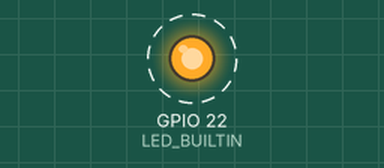
This sketch was run on a simulated ESP32. Parts: output pins drawn as LEDs (lit = HIGH). Dashed ring = blinking. Storage starts empty; what the sketch prints to the serial monitor is not drawn.

Above: at 1.5 s.
Timing chart, 0 to 5.7 s (numbered marks = the images above):
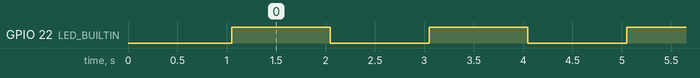

Measured:
- by itself, GPIO 22 (LED_BUILTIN): alternates HIGH for 1.0 s and LOW for 1.0 s

The sketch:

MySDCardTest.ino
```cpp
#include "mySD.h"
#define LED_BUILTIN 22
File root;

void setup()
{
  Serial.begin(115200);
  pinMode(LED_BUILTIN, OUTPUT);
  Serial.print("Initializing SD card...");
  /* initialize SD library with SPI pins */
 if (!SD.begin(13, 15, 2, 14)) {            //T1:13,15,2,14  T2: 23,5,19,18
    Serial.println("initialization failed!");
    return;
  }
  Serial.println("initialization done.");
  /* Begin at the root "/" */
  root = SD.open("/");
  if (root) {
    printDirectory(root, 0);
    root.close();
  } else {
    Serial.println("error opening test.txt");
  }
  /* open "test.txt" for writing */
  root = SD.open("test.txt", FILE_WRITE);
  /* if open succesfully -> root != NULL
    then write string "Hello world!" to it
  */
  if (root) {
    root.println("Hello world!");
    root.flush();
   /* close the file */
    root.close();
  } else {
    /* if the file open error, print an error */
    Serial.println("error opening test.txt");
  }
  delay(1000);
  /* after writing then reopen the file and read it */
  root = SD.open("test.txt");
  if (root) {
    /* read from the file until there's nothing else in it */
    while (root.available()) {
      /* read the file and print to Terminal */
      Serial.write(root.read());
    }
    root.close();
  } else {
    Serial.println("error opening test.txt");
  }

  Serial.println("done!");
}

void loop()
{
   digitalWrite(LED_BUILTIN, HIGH);   // turn the LED on (HIGH is the voltage level)
  delay(1000);                       // wait for a second
  digitalWrite(LED_BUILTIN, LOW);    // turn the LED off by making the voltage LOW
  delay(1000);                       // wait for a second
}

void printDirectory(File dir, int numTabs) {

  while(true) {
     File entry =  dir.openNextFile();
     if (! entry) {
       break;
     }
     for (uint8_t i=0; i<numTabs; i++) {
       Serial.print('\t');   // we'll have a nice indentation
     }
     // Print the name
     Serial.print(entry.name());
     /* Recurse for directories, otherwise print the file size */
     if (entry.isDirectory()) {
       Serial.println("/");
       printDirectory(entry, numTabs+1);
     } else {
       /* files have sizes, directories do not */
       Serial.print("\t\t");
       Serial.println(entry.size());
     }
     entry.close();
   }
}
```
